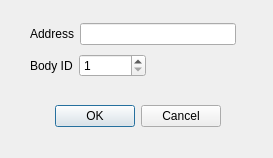
<?xml version="1.0" encoding="UTF-8"?>
<ui version="4.0">
 <class>DvidObjectDialog</class>
 <widget class="QDialog" name="DvidObjectDialog">
  <property name="geometry">
   <rect>
    <x>0</x>
    <y>0</y>
    <width>273</width>
    <height>158</height>
   </rect>
  </property>
  <property name="windowTitle">
   <string>Dialog</string>
  </property>
  <widget class="QDialogButtonBox" name="buttonBox">
   <property name="geometry">
    <rect>
     <x>50</x>
     <y>100</y>
     <width>171</width>
     <height>32</height>
    </rect>
   </property>
   <property name="orientation">
    <enum>Qt::Horizontal</enum>
   </property>
   <property name="standardButtons">
    <set>QDialogButtonBox::Cancel|QDialogButtonBox::Ok</set>
   </property>
  </widget>
  <widget class="QWidget" name="">
   <property name="geometry">
    <rect>
     <x>30</x>
     <y>20</y>
     <width>206</width>
     <height>61</height>
    </rect>
   </property>
   <layout class="QVBoxLayout" name="verticalLayout">
    <item>
     <layout class="QHBoxLayout" name="horizontalLayout">
      <item>
       <widget class="QLabel" name="label">
        <property name="text">
         <string>Address</string>
        </property>
       </widget>
      </item>
      <item>
       <widget class="QLineEdit" name="addressLineEdit"/>
      </item>
     </layout>
    </item>
    <item>
     <layout class="QHBoxLayout" name="horizontalLayout_2">
      <item>
       <widget class="QLabel" name="label_2">
        <property name="text">
         <string>Body ID</string>
        </property>
       </widget>
      </item>
      <item>
       <widget class="QSpinBox" name="bodySpinBox">
        <property name="minimum">
         <number>1</number>
        </property>
        <property name="maximum">
         <number>999999999</number>
        </property>
       </widget>
      </item>
      <item>
       <spacer name="horizontalSpacer">
        <property name="orientation">
         <enum>Qt::Horizontal</enum>
        </property>
        <property name="sizeHint" stdset="0">
         <size>
          <width>40</width>
          <height>20</height>
         </size>
        </property>
       </spacer>
      </item>
     </layout>
    </item>
   </layout>
  </widget>
 </widget>
 <resources/>
 <connections>
  <connection>
   <sender>buttonBox</sender>
   <signal>accepted()</signal>
   <receiver>DvidObjectDialog</receiver>
   <slot>accept()</slot>
   <hints>
    <hint type="sourcelabel">
     <x>248</x>
     <y>254</y>
    </hint>
    <hint type="destinationlabel">
     <x>157</x>
     <y>274</y>
    </hint>
   </hints>
  </connection>
  <connection>
   <sender>buttonBox</sender>
   <signal>rejected()</signal>
   <receiver>DvidObjectDialog</receiver>
   <slot>reject()</slot>
   <hints>
    <hint type="sourcelabel">
     <x>316</x>
     <y>260</y>
    </hint>
    <hint type="destinationlabel">
     <x>286</x>
     <y>274</y>
    </hint>
   </hints>
  </connection>
 </connections>
</ui>
